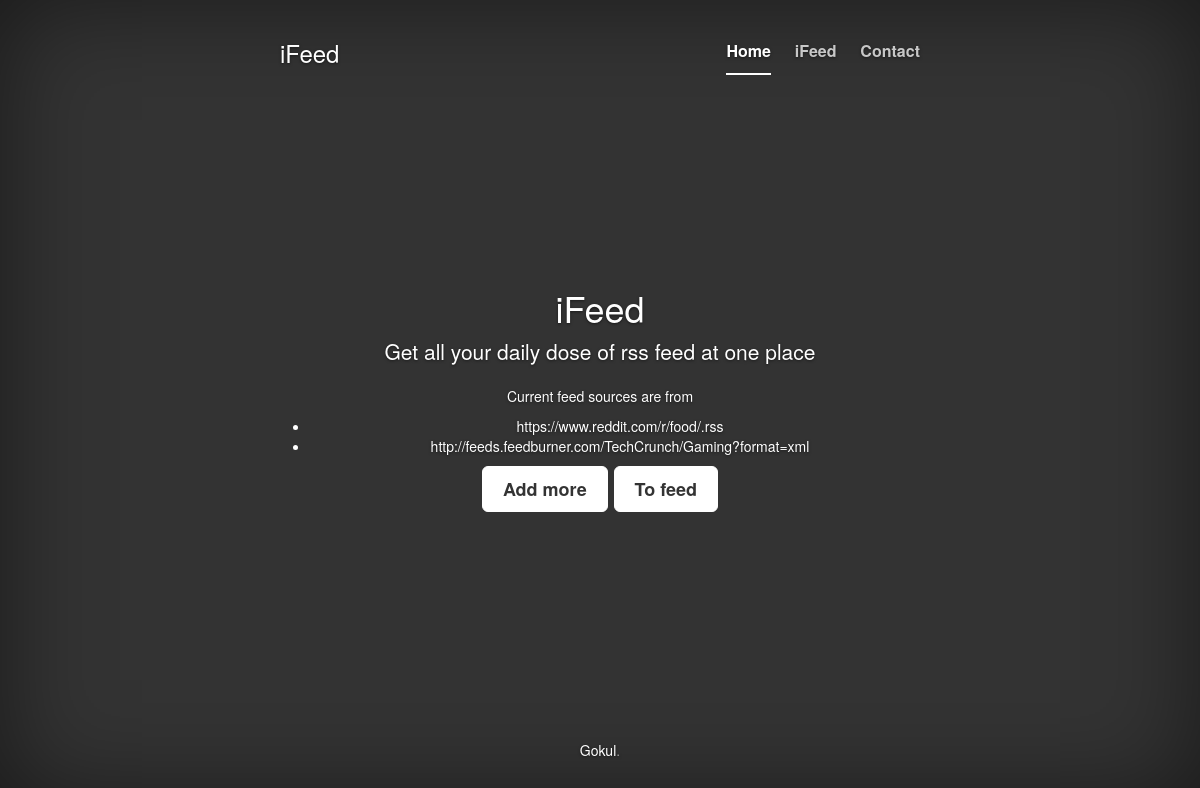
Before: / with the older database file.
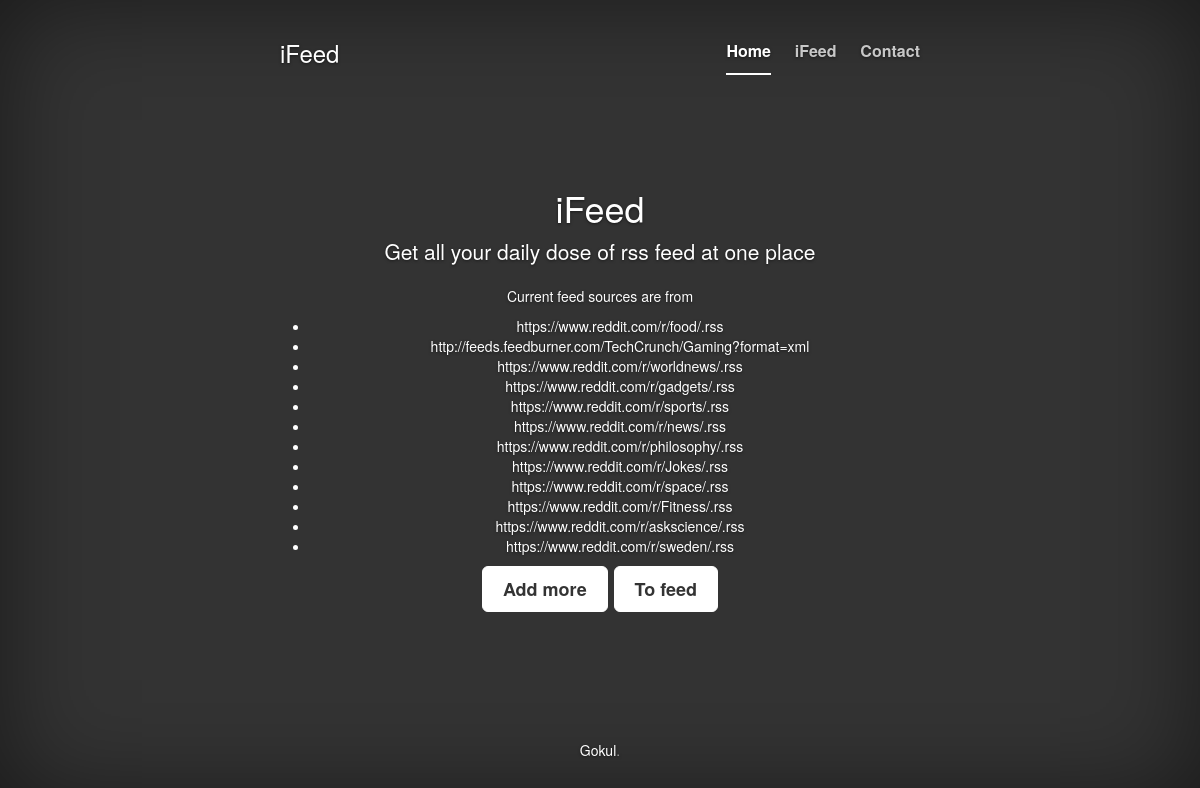
After: the same page with the newer database file.
### rssfeed/models.py (models this page shows, shortened)
class Website(models.Model):
    web_url = models.URLField(max_length=254)

### demo_rss/views.py (the view)
# urls.py: url(r'^$', views.index, name='index'),
def index(request):
    feed_websites = Website.objects.all()
    context = {'rss_websites':feed_websites}
    return render(request, 'demo_rss/index.html', context)

### templates/demo_rss/index.html (shortened to what this page needs)
<!DOCTYPE html>
<html lang="en">
  <head>
    {% load staticfiles %}
    <link href="{% static "demo_rss/css/bootstrap.min.css" %}" rel="stylesheet">
    {% load staticfiles %}
    <link href="{% static "demo_rss/css/cover.css" %}" rel="stylesheet">
  </head>
  <body>
    <div class="site-wrapper">
      <div class="site-wrapper-inner">
        <div class="cover-container">
          <div class="masthead clearfix">
            <div class="inner">
              <h3 class="masthead-brand">iFeed</h3>
              <nav>
                <ul class="nav masthead-nav">
                  <li class="active"><a href="/">Home</a></li>
                  <li><a href="/rssfeed">iFeed</a></li>
                  <li><a href="https://se.linkedin.com/in/evuri">Contact</a></li>
                </ul>
              </nav>
            </div>
          </div>
          <div class="inner cover">
            <h1 class="cover-heading">iFeed</h1>
            <p class="lead">Get all your daily dose of rss feed at one place</p>
            <p>Current feed sources are from</p>
             <div>
              {% if rss_websites %}
              <ul>
                {% for website in rss_websites %}
                  <li><a href= {{ website.web_url }}>{{ website.web_url }}</a></li>
                {% endfor %}
              </ul>
              {% else %}
                <p>No RSS URLs are available yet.</p>
              {% endif %}
            </div>
            <p class="lead">
              <a href="/admin" class="btn btn-lg btn-default">Add more</a>
              <a href="/rssfeed" class="btn btn-lg btn-default">To feed</a>
            </p>
          </div>
          <div class="mastfoot">
            <div class="inner">
              <p><a href="https://se.linkedin.com/in/evuri">Gokul</a>.</p>
            </div>
          </div>
        </div>
      </div>
    </div>
  </body>
</html>

### rssfeed/static/demo_rss/css/cover.css (style rules this page uses)
a, a:focus, a:hover { color: #fff; }
.btn-default, .btn-default:hover, .btn-default:focus { color: #333; text-shadow: none; background-color: #fff; border: 1px solid #fff; }
html, body { height: 100%; background-color: #333; }
body { color: #fff; text-align: center; text-shadow: 0 1px 3px rgba(0,0,0,.5); }
.site-wrapper { display: table; width: 100%; height: 100%; min-height: 100%; -webkit-box-shadow: inset 0 0 100px rgba(0,0,0,.5); box-shadow: inset 0 0 100px rgba(0,0,0,.5); }
.site-wrapper-inner { display: table-cell; vertical-align: top; }
.cover-container { margin-right: auto; margin-left: auto; }
.inner { padding: 30px; }
.masthead-brand { margin-top: 10px; margin-bottom: 10px; }
.masthead-nav > li { display: inline-block; }
.masthead-nav > li + li { margin-left: 20px; }
.masthead-nav > li > a { padding-right: 0; padding-left: 0; font-size: 16px; font-weight: bold; color: #fff; color: rgba(255,255,255,.75); border-bottom: 2px solid transparent; }
.masthead-nav > .active > a, .masthead-nav > .active > a:hover, .masthead-nav > .active > a:focus { color: #fff; border-bottom-color: #fff; }
@media (min-width: 768px) { .masthead-brand { float: left; } }
@media (min-width: 768px) { .masthead-nav { float: right; } }
.cover { padding: 0 20px; }
.cover .btn-lg { padding: 10px 20px; font-weight: bold; }
.mastfoot { color: #999; color: rgba(255,255,255,.5); }
@media (min-width: 768px) { .masthead { position: fixed; top: 0; } }
@media (min-width: 768px) { .mastfoot { position: fixed; bottom: 0; } }
@media (min-width: 768px) { .site-wrapper-inner { vertical-align: middle; } }
@media (min-width: 768px) { .masthead, .mastfoot, .cover-container { width: 100%; } }
@media (min-width: 992px) { .masthead, .mastfoot, .cover-container { width: 700px; } }

Changed rows visible on the page:
added Website: web_url "https://www.reddit.com/r/worldnews/.rss"
added Website: web_url "https://www.reddit.com/r/gadgets/.rss"
added Website: web_url "https://www.reddit.com/r/sports/.rss"
added Website: web_url "https://www.reddit.com/r/news/.rss"
added Website: web_url "https://www.reddit.com/r/philosophy/.rss"
added Website: web_url "https://www.reddit.com/r/Jokes/.rss"
added Website: web_url "https://www.reddit.com/r/space/.rss"
added Website: web_url "https://www.reddit.com/r/Fitness/.rss"
added Website: web_url "https://www.reddit.com/r/askscience/.rss"
added Website: web_url "https://www.reddit.com/r/sweden/.rss"
